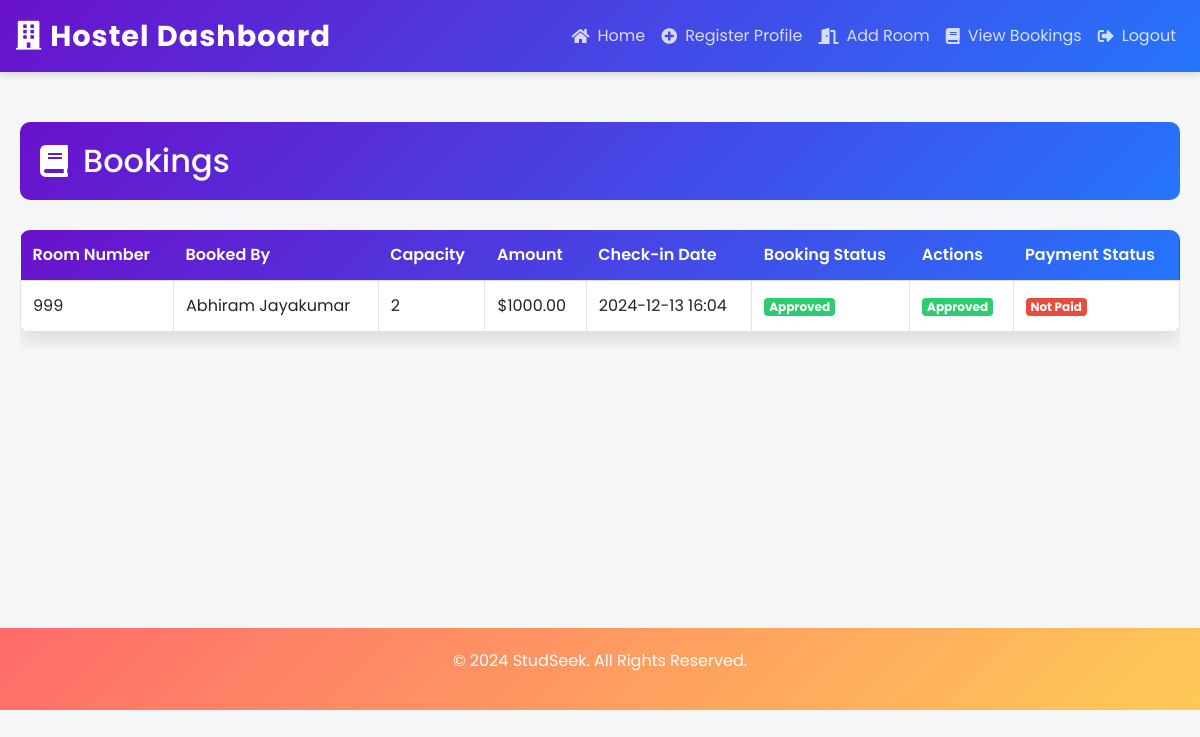
The page /User/hostel-bookings/ (signed in) on the database as committed earlier.
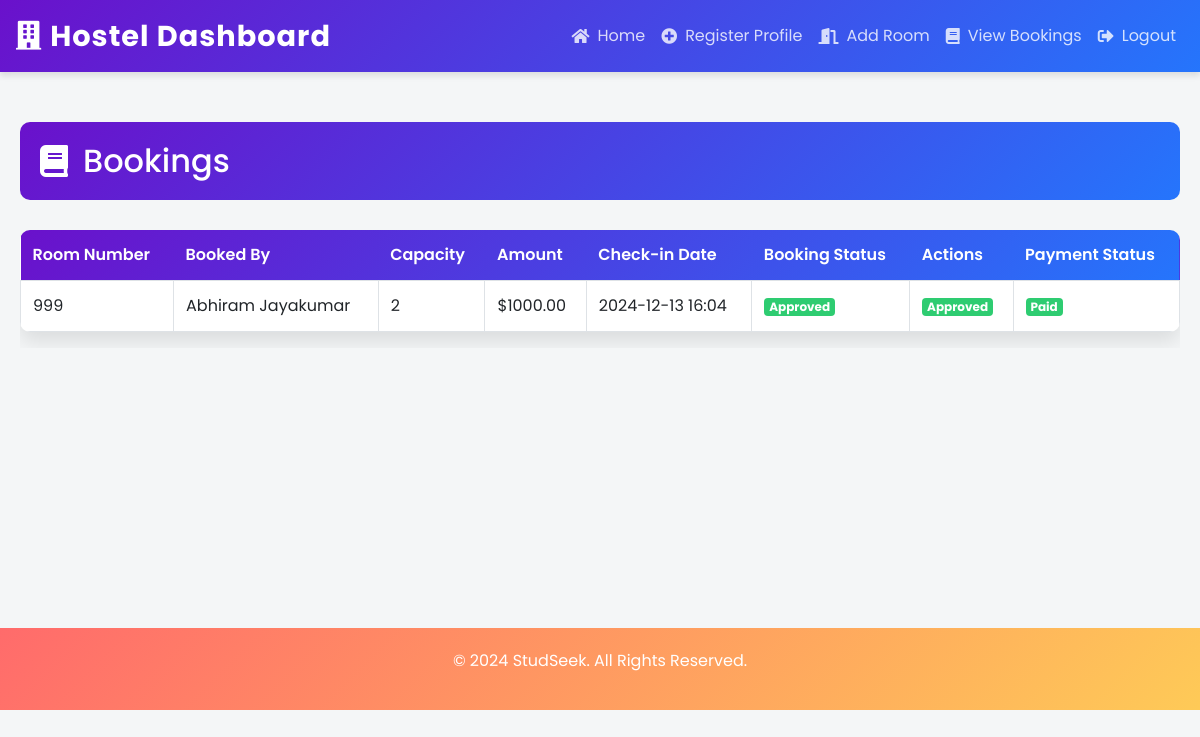
The same page on the database as committed later.
### User/models.py (models this page shows)
class BookingRoom(models.Model):
    user = models.ForeignKey(User, on_delete=models.CASCADE)
    room = models.ForeignKey(Room, on_delete=models.CASCADE)
    capacity = models.PositiveIntegerField()
    amount = models.DecimalField(max_digits=10, decimal_places=2)
    booking_date = models.DateTimeField(auto_now_add=True)
    booking_status = models.CharField(max_length=20, choices=[
        ('pending', 'Pending'),
        ('confirmed', 'Confirmed'),
        ('cancelled', 'Cancelled'),
    ], default='pending')
    rental_service_approval_status = models.BooleanField(default=False)
    check_in_date = models.DateTimeField(null=True, blank=True)
    special_requests = models.TextField(null=True, blank=True)
    payment = models.BooleanField(default=False)

class Room(models.Model):
    hostel = models.ForeignKey(Hostel, related_name='rooms', on_delete=models.CASCADE)
    room_number = models.CharField(max_length=10)
    capacity = models.PositiveIntegerField()
    Rent_amount = models.DecimalField(max_digits=10, decimal_places=2)
    is_available = models.BooleanField(default=0)
    description = models.TextField(blank=True, null=True)

class User(models.Model):
    name = models.CharField(max_length=150)
    email = models.EmailField(unique=True)
    phone_number = models.CharField(max_length=15)
    address = models.TextField()
    password = models.CharField(max_length=100)

### User/views.py (the view, shortened to what this page needs)
# urls.py: path('hostel-bookings/', views.view_bookings_for_hostel, name='view_bookings_for_hostel'),
def view_bookings_for_hostel(request):
    provider_id = request.session.get('provider_id')
    if not provider_id:
        return redirect('User:Login')
    rooms_owned = Room.objects.filter(hostel__registered_by_id=provider_id)
    bookings = BookingRoom.objects.filter(room__in=rooms_owned)
    return render(request, 'User/hostel_bookings.html', {
        'bookings': bookings,
    })

### User/templates/User/hostel_bookings.html (shortened to what the changed rows need)
<!DOCTYPE html>
<html lang="en">
<head>
    <link rel="stylesheet" href="https://maxcdn.bootstrapcdn.com/bootstrap/4.5.2/css/bootstrap.min.css">
    <link rel="stylesheet" href="https://cdnjs.cloudflare.com/ajax/libs/font-awesome/5.15.3/css/all.min.css">
</head>
<body>
    <div class="booking-container">
        <div class="page-header">
            <h2 align="center"><i class="fas fa-book"></i> Bookings</h2>
        </div>
        {% if bookings %}
            <div class="table-responsive">
                <table class="table table-bordered">
                    <thead>
                        <tr>
                            <th>Room Number</th>
                            <th>Booked By</th>
                            <th>Capacity</th>
                            <th>Amount</th>
                            <th>Check-in Date</th>
                            <th>Booking Status</th>
                            <th>Actions</th>
                            <th>Payment Status</th>
                        </tr>
                    </thead>
                    <tbody>
                        {% for booking in bookings %}
                        <tr>
                            <td>{{ booking.room.room_number }}</td>
                            <td>{{ booking.user.name }}</td>
                            <td>{{ booking.capacity }}</td>
                            <td>${{ booking.amount }}</td>
                            <td>{{ booking.check_in_date|date:"Y-m-d H:i" }}</td>
                            <td>
                                {% if not booking.rental_service_approval_status %}
                                    <span class="badge badge-pending">Pending</span>
                                {% else %}
                                    <span class="badge badge-approved">Approved</span>
                                {% endif %}
                            </td>
                            <td>
                                {% if not booking.rental_service_approval_status %}
                                    <form method="post" action="">
                                        {% csrf_token %}
                                        <input type="hidden" name="booking_id" value="{{ booking.id }}">
                                        <button type="submit" class="btn btn-success btn-action">
                                            <i class="fas fa-check"></i> Approve
                                        </button>
                                    </form>
                                {% else %}
                                    <span class="badge badge-approved">Approved</span>
                                {% endif %}
                            </td>
                            <td>
                                {% if not booking.payment %}
                                    <span class="badge badge-not-paid">Not Paid</span>
                                {% else %}
                                    <span class="badge badge-approved">Paid</span>
                                {% endif %}
                            </td>
                        </tr>
                        {% endfor %}
                    </tbody>
                </table>
            </div>
        {% else %}
            <div class="empty-state">
                <i class="fas fa-exclamation-circle"></i>
                <p>No bookings found for your hostel.</p>
            </div>
        {% endif %}
    </div>
    <br><br><br><br><br><br><br><br><br>
</body>
</html>

Rows that differ between the two databases and show on the page:
changed BookingRoom "Abhiram Jayakumar": payment "Not Paid" → "Paid"
